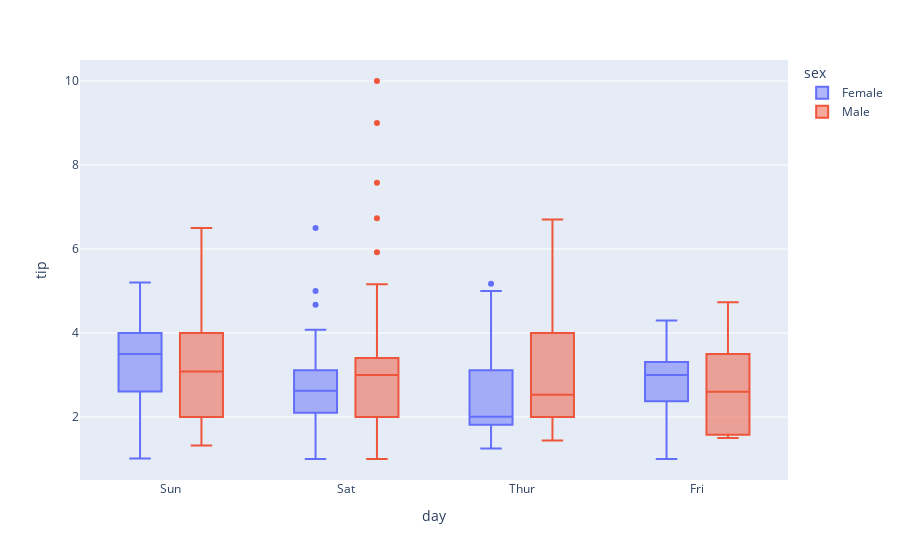

Notebook source saved alongside this figure:
### Markdown cell above
### Box Plots

### Code cell
df_tips = px.data.tips()
px.box(df_tips, x='sex', y='tip', points='all')
px.box(df_tips, x='day', y='tip', color='sex')

### Figure 1 — Plotly figure (JSON) as saved in the notebook; plotly's stock layout.template omitted (floating-point values rounded to 4 significant figures; data arrays with more than 128 entries replaced by an {"elided": "..."} marker saying what was removed)
{"data": [{"alignmentgroup": "True", "hovertemplate": "sex=Female<br>day=%{x}<br>tip=%{y}<extra></extra>", "legendgroup": "Female", "marker": {"color": "#636efa"}, "name": "Female", "notched": false, "offsetgroup": "Female", "orientation": "v", "showlegend": true, "type": "box", "x": ["Sun", "Sun", "Sun", "Sun", "Sun", "Sun", "Sat", "Sat", "Sat", "Sat", "Sat", "Sat", "Sun", "Sun", "Sat", "Sat", "Sat", "Sat", "Sat", "Sat", "Sat", "Thur", "Thur", "Fri", "Fri", "Fri", "Fri", "Fri", "Sat", "Sat", "Sat", "Sat", "Sat", "Sun", "Sun", "Thur", "Thur", "Thur", "Thur", "Thur", "Thur", "Thur", "Thur", "Thur", "Thur", "Thur", "Thur", "Thur", "Thur", "Thur", "Thur", "Thur", "Thur", "Thur", "Thur", "Thur", "Thur", "Sun", "Sun", "Sun", "Sun", "Sun", "Sat", "Sat", "Sun", "Sun", "Sun", "Thur", "Thur", "Thur", "Thur", "Thur", "Thur", "Thur", "Sat", "Sat", "Sat", "Sat", "Sat", "Fri", "Fri", "Fri", "Fri", "Sat", "Sat", "Sat", "Thur"], "x0": " ", "xaxis": "x", "y": [1.01, 3.61, 5, 3.02, 1.67, 3.5, 2.75, 2.23, 3, 3, 2.45, 3.07, 2.6, 5.2, 1.5, 2.47, 1, 3, 3.14, 5, 2.2, 1.83, 5.17, 1, 4.3, 3.25, 2.5, 3, 2.5, 3.48, 4.08, 4, 1, 4, 3.5, 1.5, 1.8, 2.92, 1.68, 2.52, 4.2, 2, 2, 2.83, 1.5, 2, 3.25, 1.25, 2, 2, 2.75, 3.5, 5, 2.3, 1.5, 1.36, 1.63, 5.14, 3.75, 2.61, 2, 3, 1.61, 2, 4, 3.5, 3.5, 4.19, 5, 2, 2.01, 2, 2.5, 3.23, 2.23, 2.5, 6.5, 1.1, 3.09, 3.48, 3, 2.5, 2, 2.88, 4.67, 2, 3], "y0": " ", "yaxis": "y"}, {"alignmentgroup": "True", "hovertemplate": "sex=Male<br>day=%{x}<br>tip=%{y}<extra></extra>", "legendgroup": "Male", "marker": {"color": "#EF553B"}, "name": "Male", "notched": false, "offsetgroup": "Male", "orientation": "v", "showlegend": true, "type": "box", "x": {"elided": "157 str values"}, "x0": " ", "xaxis": "x", "y": {"elided": "157 float values"}, "y0": " ", "yaxis": "y"}], "layout": {"autosize": true, "boxmode": "group", "legend": {"title": {"text": "sex"}, "tracegroupgap": 0}, "margin": {"t": 60}, "xaxis": {"anchor": "y", "autorange": true, "domain": [0, 1], "range": [-0.5136, 3.514], "title": {"text": "day"}, "type": "category"}, "yaxis": {"anchor": "x", "autorange": true, "domain": [0, 1], "range": [0.5, 10.5], "title": {"text": "tip"}, "type": "linear"}}}
